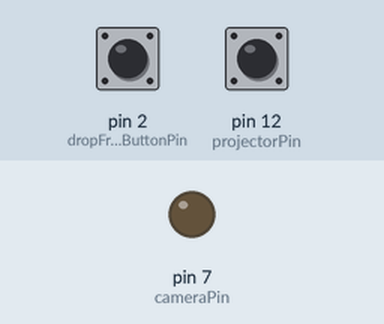
Recording of a sketch running on a simulated Arduino Uno, built with avr-gcc and run on an emulated ATmega328P. On the bench: output pins drawn as LEDs (lit = HIGH). Inputs (shaded band) come from the test bench; at power-on: pin 12 (projectorPin) HIGH, pin 2 (dropFrameButtonPin) HIGH.

Above: at 1.2 s.
1.3 s: pin 12 (projectorPin) pulsed LOW 2 times (0.12 s each, 0.3 s apart)
At 2.0 s:
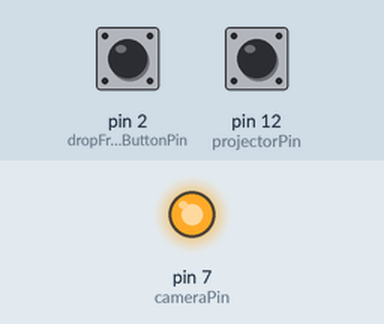
3.4 s: pin 12 (projectorPin) driven LOW
At 3.8 s:
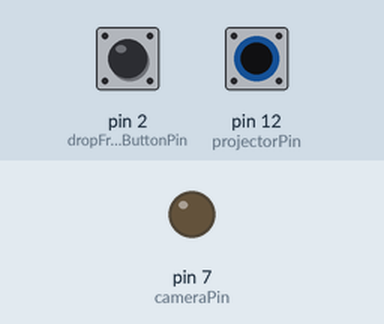
4.9 s: pin 12 (projectorPin) driven HIGH
At 6.1 s:
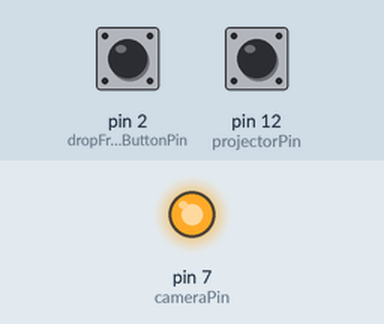
Timing chart, 0 to 7.9 s (numbered marks = the images above; inputs shaded):
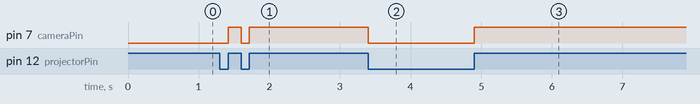

Measured:
- after the input at 1.3 s, pin 7 (cameraPin): LOW → HIGH after 0.12 s, → LOW 0.18 s later, → HIGH 0.12 s later
- after the input at 3.4 s, pin 7 (cameraPin): HIGH → LOW at once
- after the input at 4.9 s, pin 7 (cameraPin): LOW → HIGH at once

The sketch:

PassthroughTimingWithDropButton.ino
```cpp
// Constants won't change. They're used here to set pin numbers:
const int projectorPin = 12;      // the number of the pushbutton pin
const int cameraPin =  7;         // the number of the LED pin
const int dropFrameButtonPin = 2; // The pin for ISR 0 that the button is attached to

int projectorState = 0;
volatile int dropFrames = 0;

void DropFrameISR()
{
    dropFrames++;
}

void setup() {
  // Projector camera timing pins
  pinMode(cameraPin, OUTPUT);   // The camera pin is an output
  pinMode(projectorPin, INPUT); // We are reading the trigger from the projector

  // Save the current state so we dont have to read it in the main loop
  projectorState = digitalRead(projectorPin);

  // Setup the Drop Frame Interrupt
  attachInterrupt(0, DropFrameISR, FALLING); // Attach the ISR
}

void loop()
{
  if(projectorState != digitalRead(projectorPin))
  {
    // Different state
    projectorState = digitalRead(projectorPin);

    if(projectorState == LOW || 0 == dropFrames)
    {
        // Dont need to drop any frames so output the signal
        digitalWrite(cameraPin, projectorState);
    }
    else if(projectorState == HIGH)
    {
        // Rising edge, reduce the drop frame count
        dropFrames--;
    }
  }
}
```
